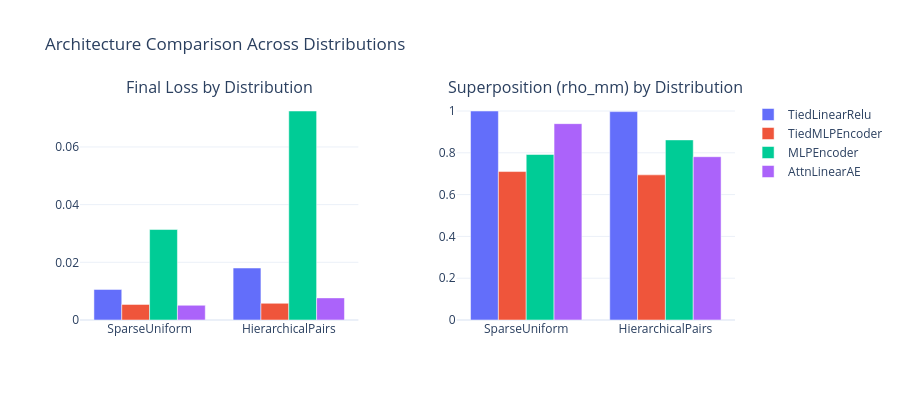

Here is the notebook cell this chart was saved with:
### Markdown cell above
## Side-by-Side Comparison

The architecture ranking is **stable** across distributions:
TiedMLPEncoder wins on loss in both cases, MLPEncoder loses in both,
and TiedLinearRelu and AttnLinearAE land in the middle. No crossovers.

### Code cell
# -- Comparison bar chart --

arch_names = list(models_sparse.keys())

fig_compare = make_subplots(
    rows=1,
    cols=2,
    subplot_titles=[
        "Final Loss by Distribution",
        "Superposition (rho_mm) by Distribution",
    ],
    horizontal_spacing=0.15,
)

# Loss comparison
for i, name in enumerate(arch_names):
    fig_compare.add_trace(
        go.Bar(
            x=["SparseUniform", "HierarchicalPairs"],
            y=[metrics[name]["final_loss"], metrics_hier[name]["final_loss"]],
            name=name,
            marker_color=colors[name],
            showlegend=True,
        ),
        row=1,
        col=1,
    )

# Superposition comparison
for i, name in enumerate(arch_names):
    fig_compare.add_trace(
        go.Bar(
            x=["SparseUniform", "HierarchicalPairs"],
            y=[metrics[name]["superposition"], metrics_hier[name]["superposition"]],
            name=name,
            marker_color=colors[name],
            showlegend=False,
        ),
        row=1,
        col=2,
    )

fig_compare.update_layout(
    title="Architecture Comparison Across Distributions",
    barmode="group",
    template="plotly_white",
    height=400,
    width=900,
)
fig_compare.show()

### Figure 1 — Plotly figure (JSON) as saved in the notebook; plotly's stock layout.template omitted (floating-point values rounded to 4 significant figures)
{"data": [{"marker": {"color": "#636EFA"}, "name": "TiedLinearRelu", "showlegend": true, "type": "bar", "x": ["SparseUniform", "HierarchicalPairs"], "xaxis": "x", "y": [0.0106, 0.01802], "yaxis": "y"}, {"marker": {"color": "#EF553B"}, "name": "TiedMLPEncoder", "showlegend": true, "type": "bar", "x": ["SparseUniform", "HierarchicalPairs"], "xaxis": "x", "y": [0.00541, 0.005785], "yaxis": "y"}, {"marker": {"color": "#00CC96"}, "name": "MLPEncoder", "showlegend": true, "type": "bar", "x": ["SparseUniform", "HierarchicalPairs"], "xaxis": "x", "y": [0.03137, 0.07246], "yaxis": "y"}, {"marker": {"color": "#AB63FA"}, "name": "AttnLinearAE", "showlegend": true, "type": "bar", "x": ["SparseUniform", "HierarchicalPairs"], "xaxis": "x", "y": [0.005107, 0.007666], "yaxis": "y"}, {"marker": {"color": "#636EFA"}, "name": "TiedLinearRelu", "showlegend": false, "type": "bar", "x": ["SparseUniform", "HierarchicalPairs"], "xaxis": "x2", "y": [1.0, 0.9971], "yaxis": "y2"}, {"marker": {"color": "#EF553B"}, "name": "TiedMLPEncoder", "showlegend": false, "type": "bar", "x": ["SparseUniform", "HierarchicalPairs"], "xaxis": "x2", "y": [0.7102, 0.6944], "yaxis": "y2"}, {"marker": {"color": "#00CC96"}, "name": "MLPEncoder", "showlegend": false, "type": "bar", "x": ["SparseUniform", "HierarchicalPairs"], "xaxis": "x2", "y": [0.792, 0.8617], "yaxis": "y2"}, {"marker": {"color": "#AB63FA"}, "name": "AttnLinearAE", "showlegend": false, "type": "bar", "x": ["SparseUniform", "HierarchicalPairs"], "xaxis": "x2", "y": [0.9395, 0.7813], "yaxis": "y2"}], "layout": {"annotations": [{"font": {"size": 16}, "showarrow": false, "text": "Final Loss by Distribution", "x": 0.2125, "xanchor": "center", "xref": "paper", "y": 1, "yanchor": "bottom", "yref": "paper"}, {"font": {"size": 16}, "showarrow": false, "text": "Superposition (rho_mm) by Distribution", "x": 0.7875, "xanchor": "center", "xref": "paper", "y": 1, "yanchor": "bottom", "yref": "paper"}], "barmode": "group", "height": 400, "title": {"text": "Architecture Comparison Across Distributions"}, "width": 900, "xaxis": {"anchor": "y", "domain": [0, 0.425]}, "xaxis2": {"anchor": "y2", "domain": [0.575, 1]}, "yaxis": {"anchor": "x", "domain": [0, 1]}, "yaxis2": {"anchor": "x2", "domain": [0, 1]}}}
